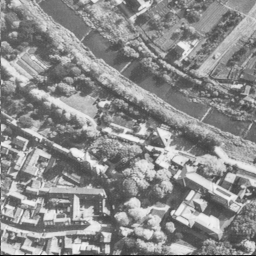
#> input picture Image Processing/images/1/5.1.10-aerial.tiff, 256 x 256 px
$ python intensity_transformations.py   (older library calls are emulated)
#> lines starting #> are read from the running program, lines starting #| are printed output that depends on the picture
import numpy as np
import matplotlib.pyplot as plt
from scipy import misc

def negative(image):
    return 255 - image

def gamma(image, c, gamma):
    imagelog = image.astype(np.float32)
    imagelog /= 255
    imagelog = c * (imagelog ** gamma)

    return imagelog

# Load color image
image = misc.imread('../images/1/5.1.10-aerial.tiff', mode = 'L')
#> image is the input picture: shape (256, 256); min 1, max 248, mean 140.5
#image = misc.imread('../images/1/5.2.09-aerial.tiff', mode = 'L')

# Apply intensity transformation to image
image = negative(image)
#> in negative, `return 255 - image`:
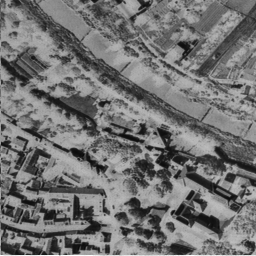
#> returned value: shape (256, 256); min 7, max 254, mean 114.5
#image = gamma(image, 1, 5)

# Show image
plt.figure()
plt.imshow(image, cmap=plt.cm.gray)
plt.show()

$ run again, with Image Processing/images/1/5.2.09-aerial.tiff copied over Image Processing/images/1/5.1.10-aerial.tiff
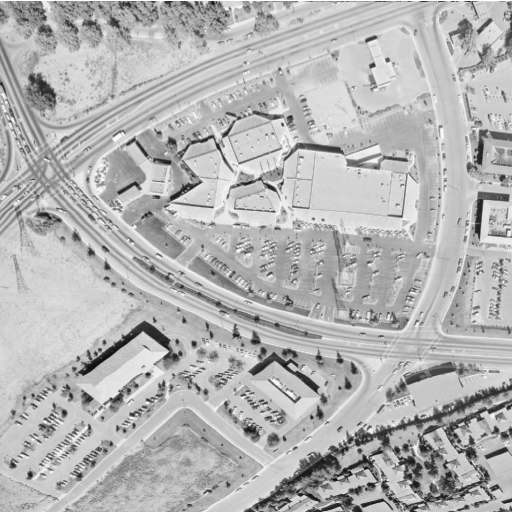
#> input picture Image Processing/images/1/5.2.09-aerial.tiff, 512 x 512 px
#> image is the input picture: shape (512, 512); min 12, max 255, mean 180.6
#> in negative, `return 255 - image`:
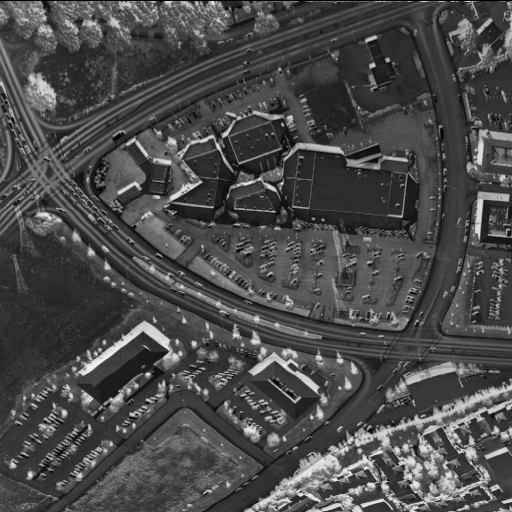
#> returned value: shape (512, 512); min 0, max 243, mean 74.4

$ run again, with Image Processing/images/1/4.1.07-jelly-beans.tiff copied over Image Processing/images/1/5.1.10-aerial.tiff
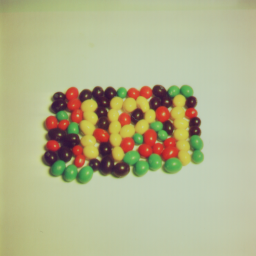
#> input picture Image Processing/images/1/4.1.07-jelly-beans.tiff, 256 x 256 px
#> `image = misc.imread('../images/1/5.1.10-aerial.tiff', mode = 'L')`:
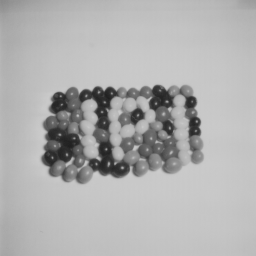
#> image: shape (256, 256); min 32, max 204, mean 175.9
#> in negative, `return 255 - image`:
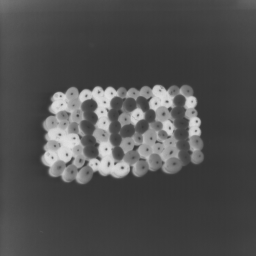
#> returned value: shape (256, 256); min 51, max 223, mean 79.1
